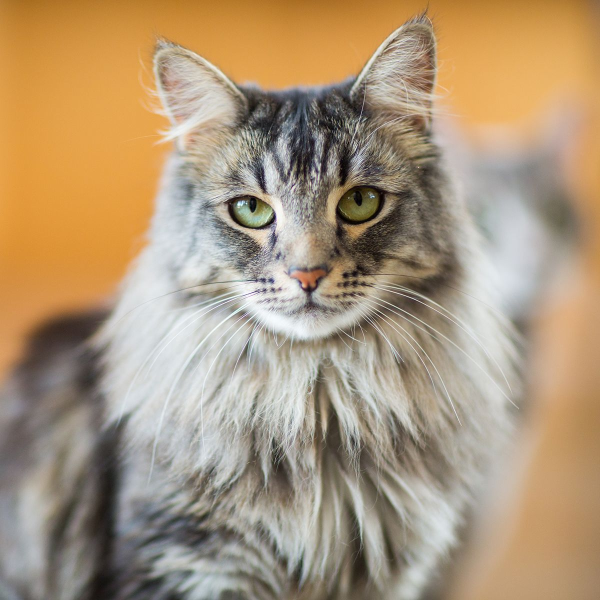
#> input picture Dataset/malli/train/cat_12.jpeg, 1200 x 1200 px (shown at 1/2 size); its folder holds only this picture in this run
$ python -i randomize_images.py   (imports and definitions only)
#> lines starting #> are read from the running program, lines starting #| are printed output that depends on the picture
#> further down, picture is the input picture: shape (1200, 1200, 3); mean B, G, R 122.1, 150.4, 172.4
import os
import cv2
import random
import uuid

# Define customizable variables
input_dir = os.path.join(os.getcwd(), "raw")  # Input directory
output_dir = os.path.join(os.getcwd(), "processed")  # Output directory
num_variations = 50  # Number of variations to create for each image

# Random transformation limits
rotation_limit = 180  # Maximum rotation angle in degrees
resize_min = 0.5  # Minimum scale factor for resizing
resize_max = 2.0  # Maximum scale factor for resizing
brightness_min = 0.5  # Minimum brightness factor
brightness_max = 1.5  # Maximum brightness factor
contrast_min = -25  # Minimum contrast factor
contrast_max = 25  # Maximum contrast factor
saturation_min = 0.5  # Minimum saturation factor
saturation_max = 1.5  # Maximum saturation factor
exposure_min = 0.5  # Minimum exposure factor
exposure_max = 1.5  # Maximum exposure factor

# Define the output name suffix
output_name_suffix = "variation"

# Function to apply random transformations to an image
def randomize_image(image):
    # Randomly rotate the image (-rotation_limit to +rotation_limit degrees)
    angle = random.randint(-rotation_limit, rotation_limit)
    M = cv2.getRotationMatrix2D((image.shape[1] / 2, image.shape[0] / 2), angle, 1)
    image = cv2.warpAffine(image, M, (image.shape[1], image.shape[0]))
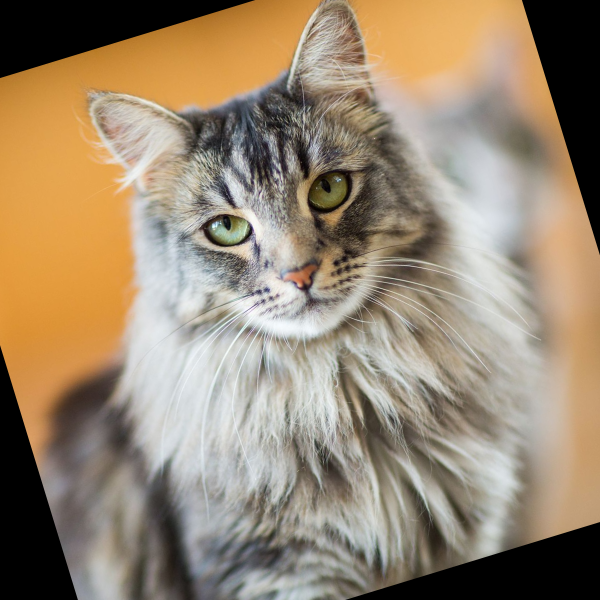
#> image: shape (1200, 1200, 3) (shown at 1/2 size); mean of channels 0, 1, 2 112.6, 135.3, 152.9; drawn as B, G, R

    # Randomly flip the image horizontally
    if random.random() > 0.5:
        image = cv2.flip(image, 1)
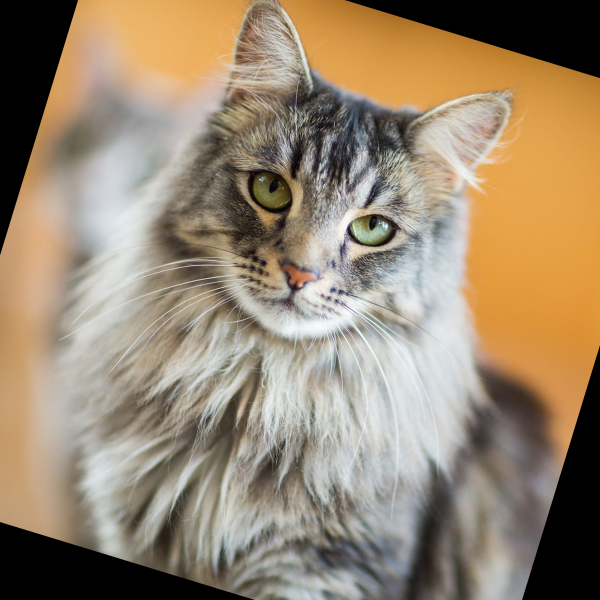
#> image: shape (1200, 1200, 3) (shown at 1/2 size); mean of channels 0, 1, 2 112.6, 135.3, 152.9; drawn as B, G, R

    # Randomly resize the image (resize_min to resize_max of original size)
    scale_factor = random.uniform(resize_min, resize_max)
    image = cv2.resize(image, None, fx=scale_factor, fy=scale_factor)
#> image: shape (1357, 1357, 3)

    # Randomly apply brightness, contrast, saturation, and exposure adjustments
    alpha = random.uniform(brightness_min, brightness_max)  # Brightness
    beta = random.uniform(contrast_min, contrast_max)      # Contrast

    # Saturation and exposure adjustments
    hsv_image = cv2.cvtColor(image, cv2.COLOR_BGR2HSV)
#> hsv_image: shape (1357, 1357, 3); mean H, S, V 31.2, 58.7, 154.1
    hsv_image[:, :, 1] = hsv_image[:, :, 1] * random.uniform(saturation_min, saturation_max)  # Saturation
#> hsv_image: shape (1357, 1357, 3); mean H, S, V 31.2, 52.7, 154.1
    hsv_image[:, :, 2] = hsv_image[:, :, 2] * random.uniform(exposure_min, exposure_max)    # Exposure
#> hsv_image: shape (1357, 1357, 3); mean H, S, V 31.2, 52.7, 111.5

    image = cv2.cvtColor(hsv_image, cv2.COLOR_HSV2BGR)
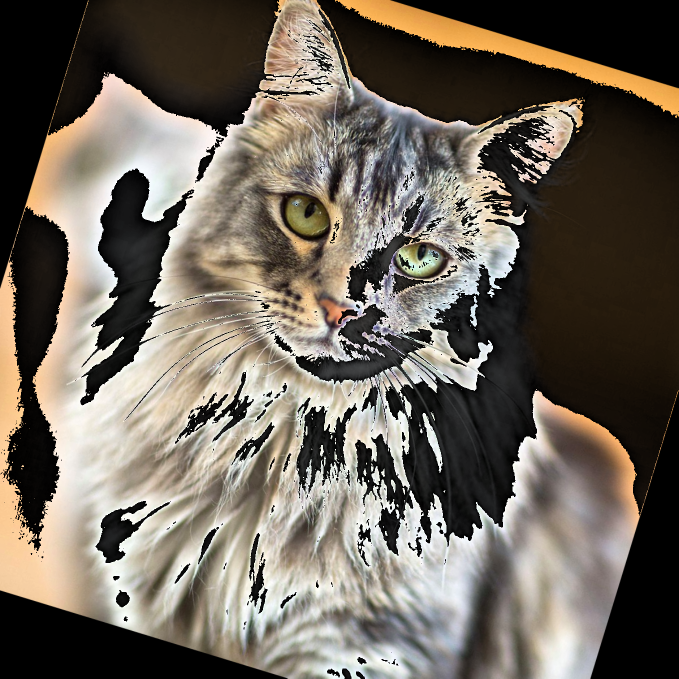
#> image: shape (1357, 1357, 3) (shown at 1/2 size); mean B, G, R 92.1, 102.5, 110.5
    image = cv2.convertScaleAbs(image, alpha=alpha, beta=beta)
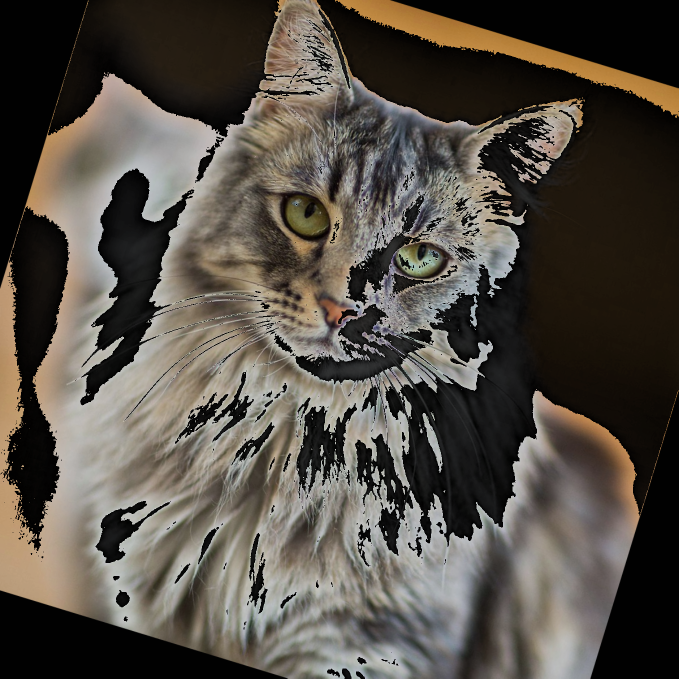
#> image: shape (1357, 1357, 3) (shown at 1/2 size); mean B, G, R 70.5, 78.4, 84.5

    return image

# [32 lines not run here, left out]

>>> import cv2
>>> picture = cv2.imread('Dataset/malli/train/cat_12.jpeg')
>>> result = randomize_image(picture)
